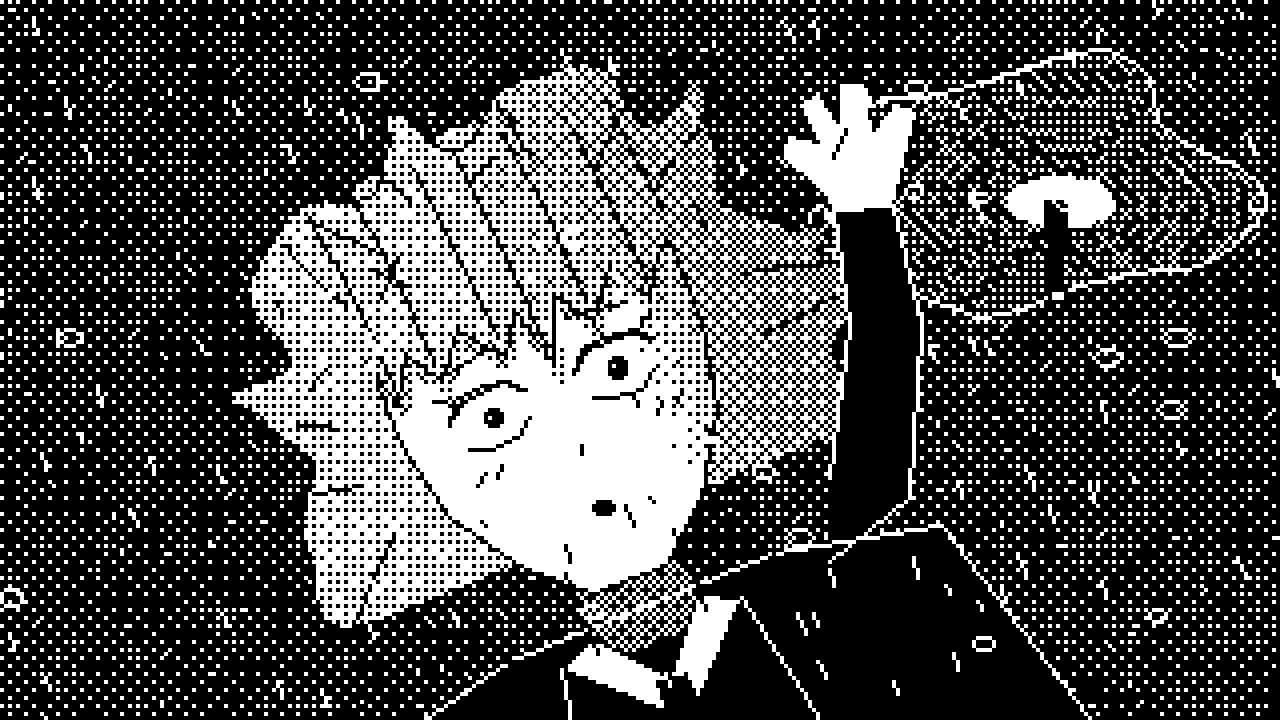

The Python source for this figure:
"""1-бит, вид сверху: Рэй лежит на мокром асфальте, в луже отражается вихрь с маяком.

Персонаж рисуется в своих координатах (лицо «прямо»), затем весь рисунок поворачивается —
так получается заваленный горизонт и ракурс сверху.
"""
import math
import sys
import numpy as np
from PIL import Image, ImageDraw
from woh_scene import Pic, W, H, xx, yy, TH, lowfreq

rng = np.random.default_rng(11)
N1, N2 = lowfreq(6), lowfreq(16)

CX, CY, ANG, S = 138, 96, math.radians(-22), 1.2


def R(pts):
    """Локальные координаты головы → кадр (поворот + масштаб)."""
    c, s = math.cos(ANG), math.sin(ANG)
    return [(CX + S * (u * c - v * s), CY + S * (u * s + v * c)) for u, v in pts]


def loc():
    """Обратное преобразование для массивов кадра → (u, v)."""
    c, s = math.cos(ANG), math.sin(ANG)
    dx, dy = (xx - CX) / S, (yy - CY) / S
    return dx * c + dy * s, -dx * s + dy * c


def ground(p):
    t = 0.07 + 0.10 * N1 + 0.05 * (N2 - 0.5)                  # мокрый асфальт
    p.tone([(0, 0), (W, 0), (W, H), (0, H)], np.clip(t, 0, 1))
    im, d = p.draw()
    for _ in range(500):                                      # крошка асфальта
        d.point((rng.integers(0, W), rng.integers(0, H)), fill=255 if rng.random() < 0.6 else 0)
    p.commit(im)
    # лужа с отражением вихря и перевёрнутого маяка
    pcx, pcy = 258, 46
    pud = [(pcx + (52 + 8 * math.sin(3 * a) + 5 * math.cos(5 * a)) * math.cos(a),
            pcy + (30 + 5 * math.sin(4 * a)) * math.sin(a)) for a in np.linspace(0, 2 * math.pi, 40, endpoint=False)]
    dx, dy = xx - (pcx + 6), (yy - (pcy + 4)) / 0.5
    r = np.hypot(dx, dy)
    th = np.arctan2(dy, dx)
    band = np.sin((r / 9 - th / (2 * np.pi) * 2 + N1 * 0.1) * 2 * np.pi)
    t = 0.35 + 0.2 * band
    t = np.where(band > 0.8, 0.05, t)
    t = np.where(r < 12 + 3 * N1, 1.0, t)
    p.tone(pud, t)
    im, d = p.draw()
    d.polygon(pud, outline=255)
    lx, ly = pcx + 6, pcy + 4                                 # маяк отражён вверх ногами
    for y in range(ly, ly + 22):
        w = 1.2 + 1.6 * (1 - (y - ly) / 22)
        d.line([(lx - w, y), (lx + w, y)], fill=0)
    d.rectangle([lx - 2, ly + 22, lx + 2, ly + 25], fill=255, outline=0)
    for _ in range(6):                                        # круги от капель
        ex, ey = pcx + rng.normal(0, 22), pcy + rng.normal(0, 10)
        rr = rng.uniform(2, 5)
        d.ellipse([ex - rr, ey - rr * 0.5, ex + rr, ey + rr * 0.5], outline=255)
    p.commit(im)


def hair_spread():
    """Каре, рассыпавшееся по асфальту: волнистый ореол + несколько выбившихся прядок."""
    pts = []
    for a in np.linspace(math.radians(150), math.radians(390), 90):
        r = 60 + 5 * math.sin(a * 5 + 0.7) + 3 * math.sin(a * 11 + 2.0) + 2.5 * math.sin(a * 17)
        for ac, L, wdt in ((200, 14, 0.08), (262, 11, 0.07), (318, 16, 0.08), (352, 9, 0.06)):   # выбившиеся прядки
            d_ = (a - math.radians(ac) + math.pi) % (2 * math.pi) - math.pi
            r += L * max(0.0, 1 - abs(d_) / wdt) ** 1.6
        pts.append((r * math.cos(a), r * math.sin(a)))
    return pts


def rei(p):
    u, v = loc()
    face = [(-33, -20), (33, -20), (34, 0), (30, 18), (20, 34), (8, 44), (-8, 44), (-20, 34), (-30, 18), (-34, 0)]
    tips = [(-35, -20), (-31, -8), (-26, -17), (-21, -9), (-14, -18), (-7, -9), (-2, -17), (2, -4), (7, -17), (13, -9),
            (20, -18), (26, -9), (31, -17), (35, -20)]
    top = [(37, -40), (22, -53), (0, -57), (-22, -53), (-37, -40)]
    spread = hair_spread()
    body = [(-64, 58), (-30, 50), (30, 50), (64, 58), (90, 150), (-90, 150)]
    neck = [(-10, 38), (10, 38), (12, 58), (-12, 58)]
    sleeve = [(40, 56), (60, 50), (76, 18), (80, -8), (68, -12), (62, 12), (46, 40)]
    hand = [(68, -12), (80, -8), (86, -16), (92, -24), (88, -28), (82, -24), (84, -34), (79, -36), (76, -28),
            (74, -36), (69, -35), (70, -26), (65, -30), (62, -26), (66, -18)]
    hair_t = np.clip(0.8 - 0.25 * np.clip((u + 10) / 60, 0, 1) + 0.08 * (N1 - 0.5), 0, 1)
    p.tone(R(spread), hair_t)
    p.tone(R(body), 0.0)
    p.tone(R(sleeve), 0.0)
    p.tone(R(neck), 0.42)
    face_t = np.clip(1.0 - 0.32 * np.clip((u - 18) / 14, 0, 1), 0, 1)
    p.tone(R(face), face_t)
    p.tone(R([(x_, y_ + 4) for x_, y_ in tips] + [(35, -20), (-35, -20)]), 0.7)   # тень под чёлкой
    p.tone(R(tips + top), hair_t)
    p.tone(R(hand), 1.0)
    im, d = p.draw()
    L = lambda pts, f=0: d.line(R(pts), fill=f)
    # пряди на асфальте
    sp = R(spread)
    d.line(sp, fill=0)
    for i in range(3, len(spread) - 3, 6):                    # изогнутые линии прядей
        a = math.atan2(spread[i][1], spread[i][0])
        rr = math.hypot(*spread[i])
        curl = 0.12 * math.sin(i * 1.7)
        seg = [((46 + k * (rr - 50) / 4) * math.cos(a + curl * k / 4), (46 + k * (rr - 50) / 4) * math.sin(a + curl * k / 4)) for k in range(5)]
        L(seg, 0 if i % 12 else 255)
    # тело: белые кромки, воротник, галстук
    L(body[:5], 255)
    L([(-30, 50), (0, 66), (30, 50)])
    d.polygon(R([(-12, 52), (0, 66), (12, 52), (20, 56), (0, 76), (-20, 56)]), fill=255, outline=0)
    d.polygon(R([(-3, 66), (3, 66), (4, 96), (0, 100), (-4, 96)]), fill=0)
    L([(-20, 56), (-38, 150)], 255)
    L([(20, 56), (38, 150)], 255)
    # рукав и кисть (ладонь вверх, пальцы расслаблены)
    L(sleeve, 255)
    d.polygon(R(hand), outline=0)
    L([(72, -22), (77, -26)])
    L([(68, -12), (80, -8)], 255)
    # лицо
    L([(-34, -18), (-34, 0), (-30, 18), (-20, 34), (-8, 44), (8, 44), (20, 34), (30, 18), (34, 0), (34, -18)])
    L([(-12, 38), (-12, 56)])
    L([(12, 38), (12, 56)])
    L(tips)
    for (x_, y_) in tips[1::2]:
        L([(x_ - 3, -52), (x_ - 1, -34), (x_, y_ - 4)])
    # глаза: широко открыты, маленькие зрачки — пустой взгляд вверх
    for ex in (-14, 14):
        L([(ex - 9, 0), (ex - 6, -4), (ex, -5), (ex + 6, -4), (ex + 9, -1)])
        L([(ex - 8, -1), (ex - 5, -4), (ex + 5, -4), (ex + 8, -1)])
        L([(ex - 7, 6), (ex - 3, 8), (ex + 3, 8), (ex + 7, 5)])
        cx_, cy_ = R([(ex, 2)])[0]
        d.ellipse([cx_ - 2.2, cy_ - 2.2, cx_ + 2.2, cy_ + 2.2], fill=0)
        d.point((round(cx_ - 1), round(cy_ - 1)), fill=255)
        L([(ex + (6 if ex > 0 else -6), -3), (ex + (10 if ex > 0 else -10), -6)])
    L([(-21, -10), (-8, -12)])
    L([(8, -12), (21, -10)])
    for bx in (-22, -18, 18, 22):                             # румянец
        L([(bx, 14), (bx + 2, 12)])
    L([(1, 14), (0, 16)])
    mo = R([(0, 28)])[0]
    d.ellipse([mo[0] - 2.5, mo[1] - 1.5, mo[0] + 2.5, mo[1] + 1.5], fill=0)
    # капли на лице
    for (du, dv) in ((-24, 22), (10, 30), (26, 6)):
        q = R([(du, dv)])[0]
        d.point((round(q[0]), round(q[1])), fill=0)
        d.point((round(q[0]) - 1, round(q[1]) - 1), fill=0)
    # заколка-крестик
    L([(-26, -36), (-20, -30)])
    L([(-20, -36), (-26, -30)])
    p.commit(im)


def rain(p):
    im, d = p.draw()
    for _ in range(110):
        x, y = rng.uniform(0, W), rng.uniform(0, H)
        Lr = rng.uniform(2, 5)
        d.line([(x, y), (x + Lr * 0.35, y + Lr)], fill=255 if rng.random() < 0.8 else 0)
    for _ in range(14):
        x, y, rr = rng.uniform(0, W), rng.uniform(0, H), rng.uniform(2, 4)
        d.ellipse([x - rr, y - rr * 0.6, x + rr, y + rr * 0.6], outline=255)
    p.commit(im)


def render():
    p = Pic()
    ground(p)
    rei(p)
    rain(p)
    return Image.fromarray(p.a)


if __name__ == "__main__":
    render().resize((W * 4, H * 4), Image.NEAREST).save(sys.argv[1])
